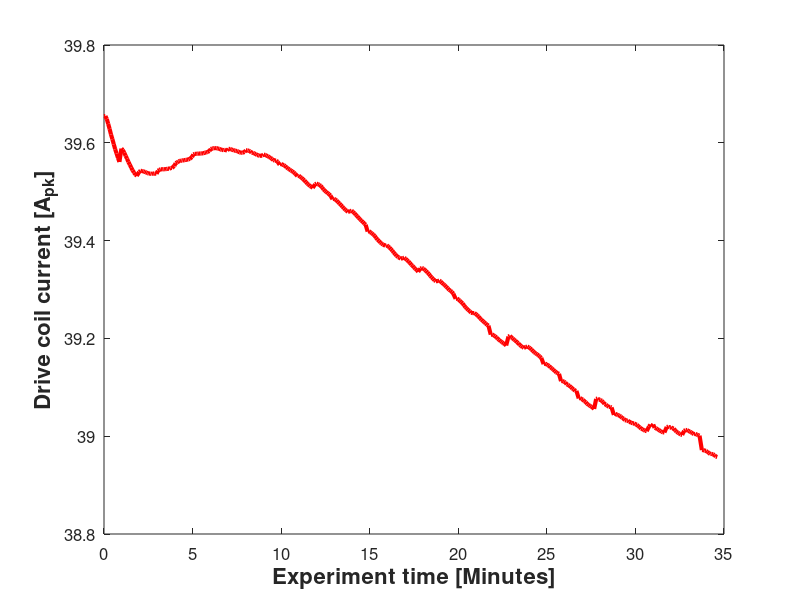

This figure's MATLAB source: (Note: this script raises an error after producing the figure.)
clear all 
close all

load('TxHeatingData40A.mat')
 figure,
    plot(TimeSec0/60,Txmag_ij,'r-','LineWidth',3)
     set(gca,'FontSize',12)
    xlabel('Experiment time [Minutes]','FontSize',16,'FontWeight','Bold')
    ylabel({'Drive coil current [A_{pk}]'},'FontSize',16,'FontWeight','Bold')

    yl = ylim;
    ylim(yl)
    yyaxis right
    p2 = plot(TimeSec0/60,Txmag_ij,'r-','LineWidth',3);
    ax = gca;
    ylim(yl);
ax.YAxis(1).Color = 'k';
ax.YAxis(2).Color = 'k';
labelVals = get(ax,'YTick');
for kk =1:length(labelVals)
LabelCellVec(kk) = {num2str(100*(labelVals(kk)/mean(Txmag_ij)-1),2)};
end
set(gca,'yticklabels',LabelCellVec)
ylabel('Deviation from mean [%]','FontSize',16,'FontWeight','Bold')
    set(gcf,'Position',[4.2703e+03 133 936.6667 420])
    set(gca,'FontSize',14)
